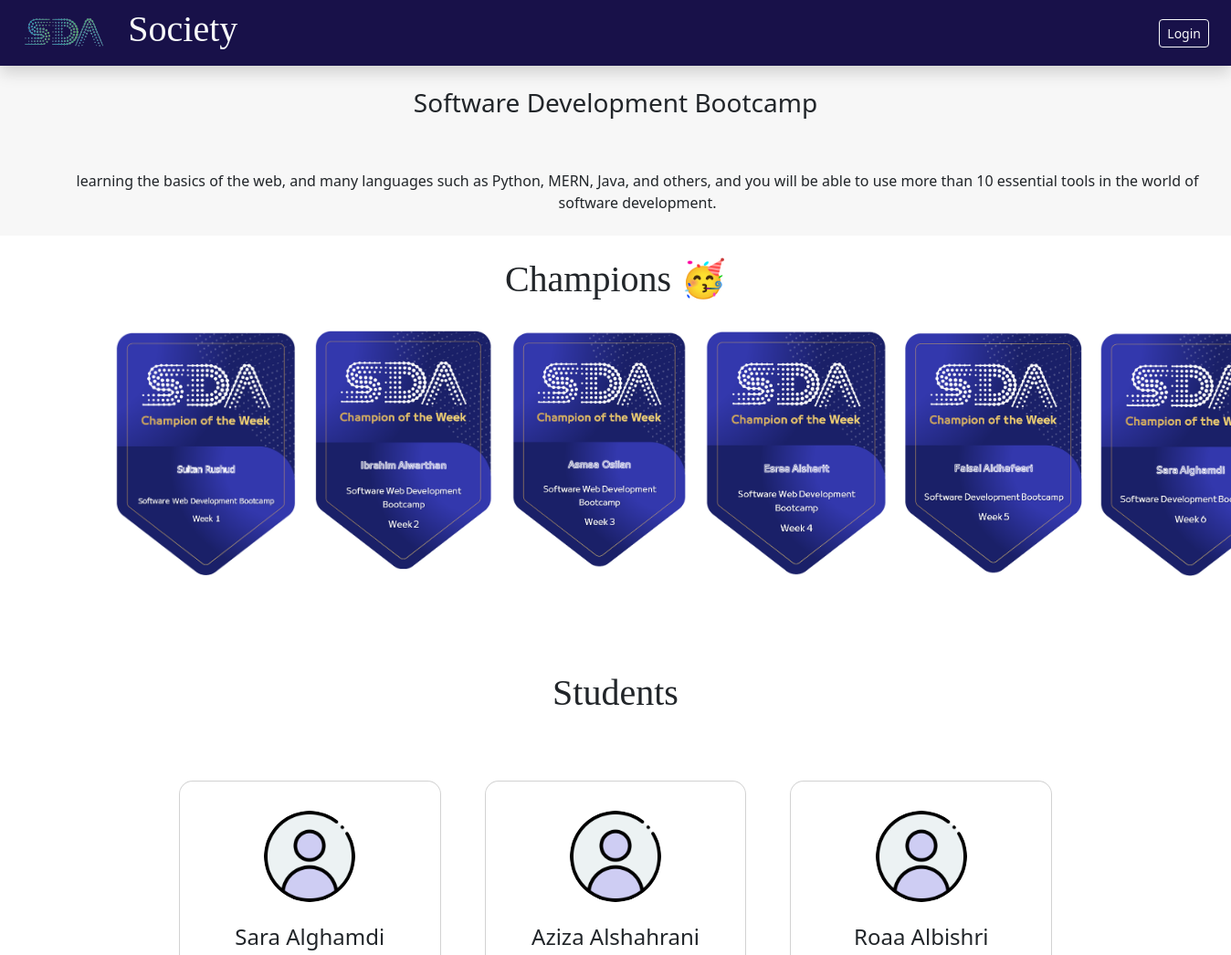
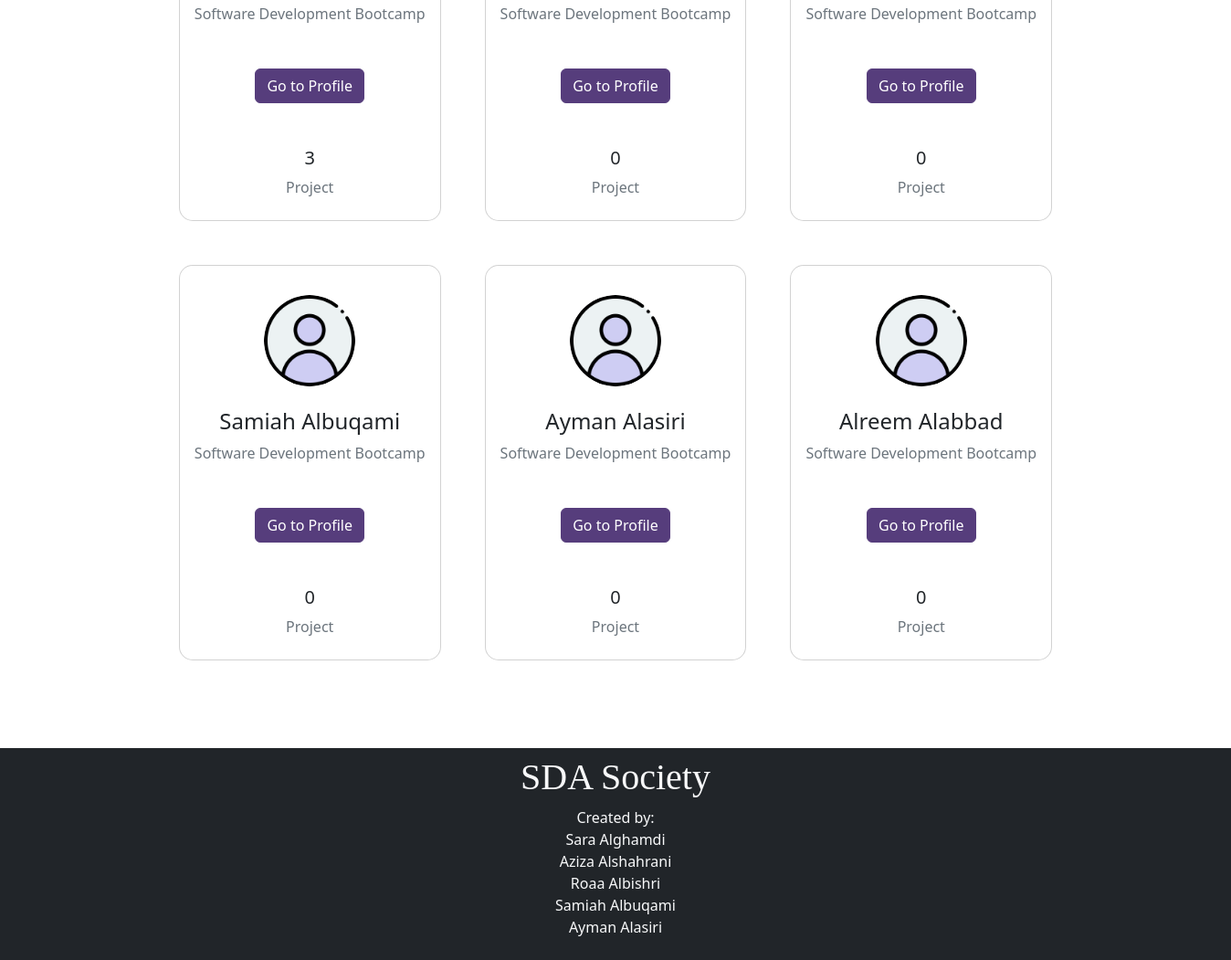
The app's page /bootcamp/6 with its own data (2 pictures, top to bottom).
### App/models.py (models this page shows)
class Bootcamp(models.Model):
    title = models.CharField(max_length=255)
    desc = models.TextField()
    img = models.ImageField(upload_to='files/covers')
    created_at = models.DateTimeField(auto_now_add=True)
    updated_at = models.DateTimeField(auto_now=True)

class Champion(models.Model):
    img=models.ImageField(upload_to='files/champion')
    bootcamp=models.ForeignKey(Bootcamp,related_name='champions' ,on_delete=models.CASCADE)

class Student(models.Model):
    fname = models.CharField(max_length=255)
    lname = models.CharField(max_length=255)
    email = models.CharField(max_length=255)
    password = models.CharField(max_length=255)
    bootcamp= models.ForeignKey(Bootcamp, related_name='students' ,on_delete=models.CASCADE)
    created_at = models.DateTimeField(auto_now_add=True)
    updated_at = models.DateTimeField(auto_now=True)
    objects= StudentManager()

class Project(models.Model):
    title = models.CharField(max_length=20)
    desc = models.TextField()
    url=models.URLField()
    img_project = models.ImageField(upload_to='files/covers')
    student=models.ForeignKey(Student,related_name='projects',on_delete=models.CASCADE)

### App/views.py (the view)
# urls.py: path('bootcamp/<int:_id>', views.bootcamp),
def bootcamp (request, _id):
    context ={
        'bootcamp': Bootcamp.objects.get(id=_id),
        'champion' : Champion.objects.all()
    }
    return render (request, 'bootcamp.html', context)

### App/templates/bootcamp.html (shortened to what this page needs)
<!DOCTYPE html>
<html lang="en">
<head>
    {% load static %}
    <link rel="stylesheet" href="https://cdn.jsdelivr.net/npm/bootstrap@5.2.0-beta1/dist/css/bootstrap.rtl.min.css">
</head>
<body>
    <div class="navbar sticky-top navbar navbar-expand-xs navbar-dark navbar-rounded shadow p-2 px-4 " style="background: #181149;">
        <div class="d-flex row " style="align-items:center;">
            <img class="col-4" src="{% static '/logo-removebg-preview.png' %}" width="90" alt="" >
            <h1 class="col-4 text-light" style="font-family:cairo;">Society</h1>
        </div>
        <div>
            <a href="/login" class="btn btn-outline-light btn-sm">Login</a>
        </div>
    </div>
    <div>
        <div style="background-color:#f7f7f7;">
            <h3 class="p-4 d-flex justify-content-center" >{{bootcamp.title}}</h3>
            <p class="p-4 fs-6 fw-light text-center me-5">{{bootcamp.desc}}</p>
    </div>
        <div id="champions" class="container mt-4 mb-4">
            <h1 class="text-blue text-center font-weight-bold m-4" style="font-family:cairo;">Champions 🥳 </h1>
            <div class="d-flex justify-content-between mb-4 ">
            {% for champion in bootcamp.champions.all %}
                <div class="p-2">
                    <img style="width: 200px;" src="{{champion.img.url}}" >
                </div>
            {% endfor %}
            </div>
        </div>
    <div id="student"class="container py-5 h-100 ">
        <h1 class="text-blue text-center font-weight-bold m-4" style="font-family:cairo;">Students</h1>
        <div class="d-flex justify-content-center flex-wrap p-4 r" >
            {% for student in bootcamp.students.all%}
                <div class="card m-4 " style="border-radius: 15px;">
                    <div class="card-body text-center">
                        <div class="mt-3 mb-4">
                            <img src="{% static '/user.png' %}"
                            class="rounded-circle img-fluid" style="width: 100px;" />
                        </div>
                        <h4 class="mb-2">{{student.fname}} {{student.lname}}</h4>
                        <p class="text-muted mb-4">{{student.bootcamp.title}}
                            <br>
                            <br>
                            <br>
                            <a href="/go_profile/{{student.id}}"  class="btn btn-secondary ">Go to Profile</a>
                        <div class="d-flex justify-content-center text-center mt-5 mb-2">
                            <div>
                            <p class="mb-2 h5">{{student.projects.all|length}}</p>
                            <p class="text-muted mb-0"> Project</p>
                            </div>
                        </div>
                    </div>
                </div>
            {% endfor %}
        </div>
    </div>
        <footer class="bg-dark text-light p-2">
            <section id="contact" class="site-footer">
                <div class="container">
                    <div class="row m-b-lg ">
                        <div class="col-lg-12 text-center">
                            <h1 class="contact-us" style="font-family:cairo;">SDA Society</h1>
                        </div>
                    </div>
                    </div>
                    <div class="row">
                        <div class=" col-lg-12 text-center m-t-lg m-b-lg ">
                            <p class="copy-right fw-lighter"><strong> Created by:</strong><br/>
                                Sara Alghamdi <br/>
                                Aziza Alshahrani<br/>
                                Roaa Albishri <br/>
                                Samiah Albuqami<br/>
                                Ayman Alasiri<br/>
                            </p>
                        </div>
                    </div>
                </div>
</body>
</html>

### App/templates/bootcamp.html (style rules this page uses)
.btn-secondary { color: #fff; background-color: #563d7c; border-color: #563d7c; }

### records on screen
Bootcamp: title "Software Development Bootcamp", desc "learning the basics of the web, and many languages such as Python, MERN, Java, and others, and you will be able to use more than 10 essential tools in the world of software development."
Champion: img (picture)
Champion: img (picture)
Champion: img (picture)
Champion: img (picture)
Champion: img (picture)
Champion: img (picture)
Student: fname "Sara", lname "Alghamdi", bootcamp "Software Development Bootcamp", projects.all|length "3"
Student: fname "Aziza", lname "Alshahrani", bootcamp "Software Development Bootcamp", projects.all|length "0"
Student: fname "Roaa", lname "Albishri", bootcamp "Software Development Bootcamp", projects.all|length "0"
Student: fname "Samiah", lname "Albuqami", bootcamp "Software Development Bootcamp", projects.all|length "0"
Student: fname "Ayman", lname "Alasiri", bootcamp "Software Development Bootcamp", projects.all|length "0"
Student: fname "Alreem", lname "Alabbad", bootcamp "Software Development Bootcamp", projects.all|length "0"
